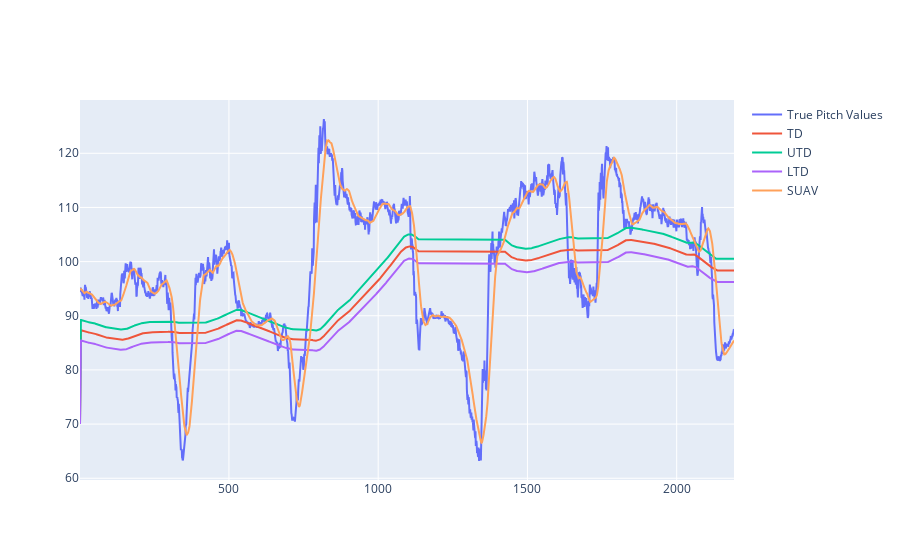

Notebook cell for this chart:
### Code cell
fig = go.Figure()

fig.add_trace(go.Scatter(x=df["frame_count"], y=df["pitch1"], name="True Pitch Values"))
fig.add_trace(go.Scatter(x=df["frame_count"], y=thresholds_dinamicos, name="TD"))
fig.add_trace(go.Scatter(x=df["frame_count"], y=upper_thresholds_dinamicos, name="UTD"))
fig.add_trace(go.Scatter(x=df["frame_count"], y=lower_thresholds_dinamicos, name="LTD"))
fig.add_trace(go.Scatter(x=df["frame_count"], y=pitch_suavizados, name="SUAV"))

### Figure 1 — Plotly figure (JSON) as saved in the notebook; plotly's stock layout.template omitted (floating-point values rounded to 4 significant figures; data arrays with more than 128 entries replaced by an {"elided": "..."} marker saying what was removed)
{"data": [{"name": "True Pitch Values", "type": "scatter", "x": {"elided": "2192 int values"}, "y": {"elided": "2192 float values"}}, {"name": "TD", "type": "scatter", "x": {"elided": "2192 int values"}, "y": {"elided": "2192 float values"}}, {"name": "UTD", "type": "scatter", "x": {"elided": "2192 int values"}, "y": {"elided": "2192 float values"}}, {"name": "LTD", "type": "scatter", "x": {"elided": "2192 int values"}, "y": {"elided": "2192 float values"}}, {"name": "SUAV", "type": "scatter", "x": {"elided": "2192 int values"}, "y": {"elided": "2192 float values"}}], "layout": {}}
